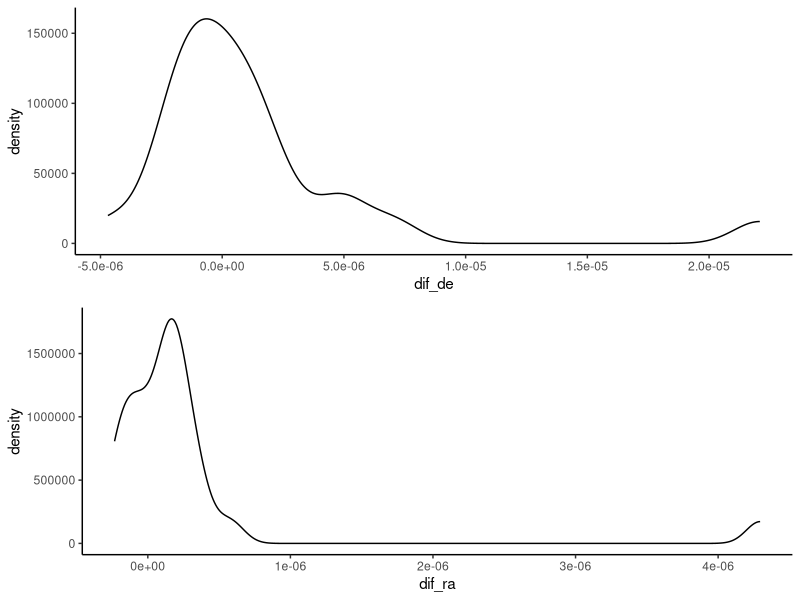
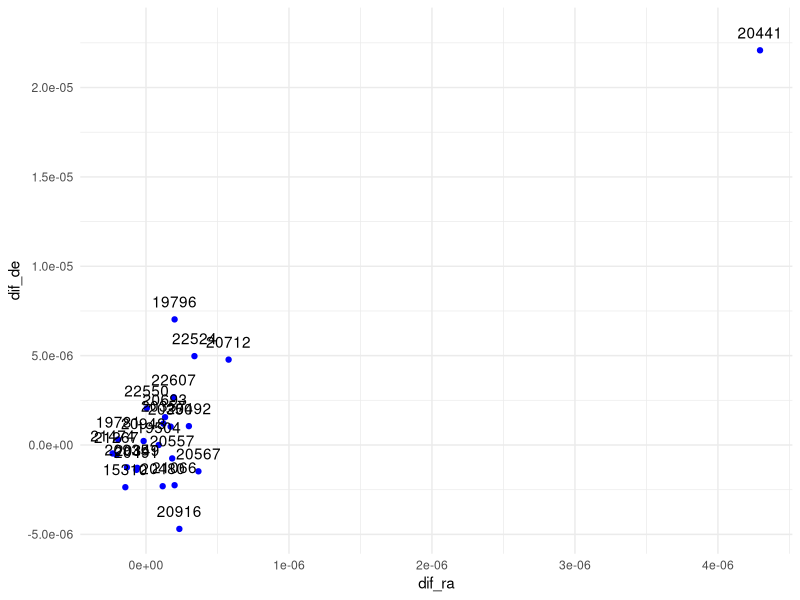
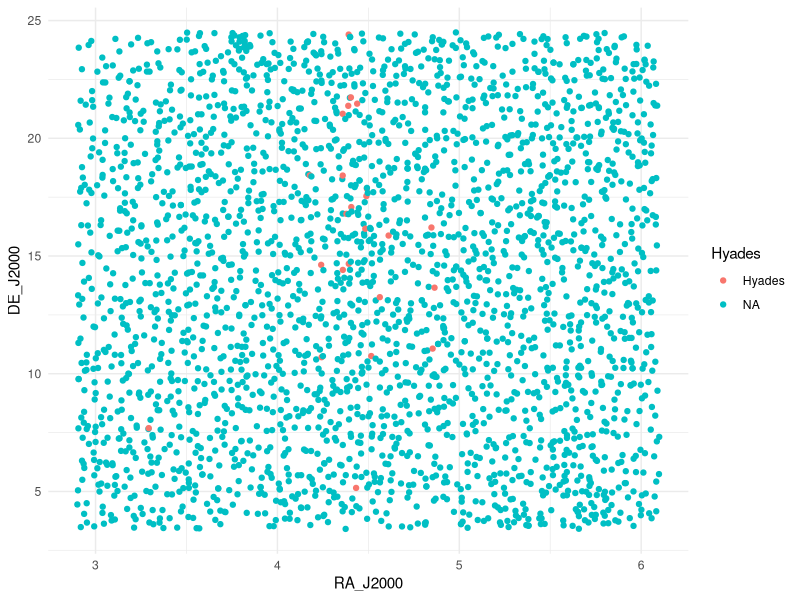
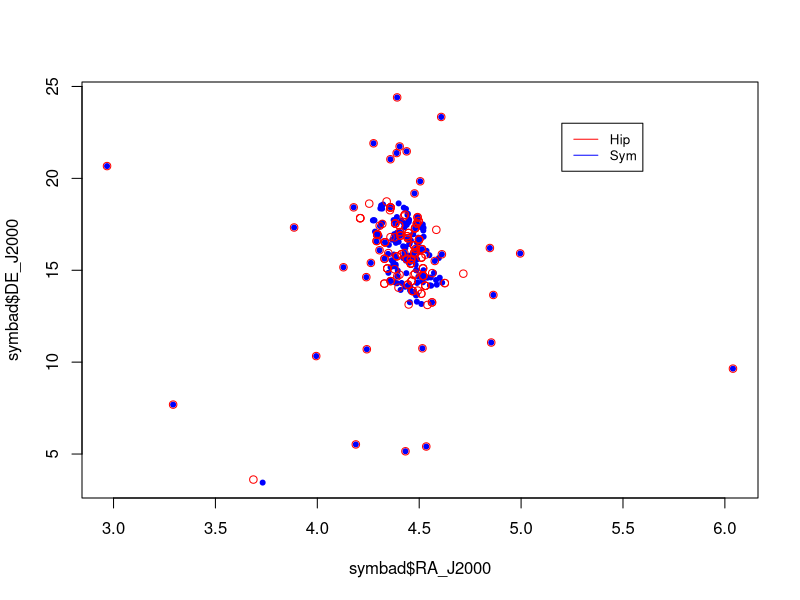
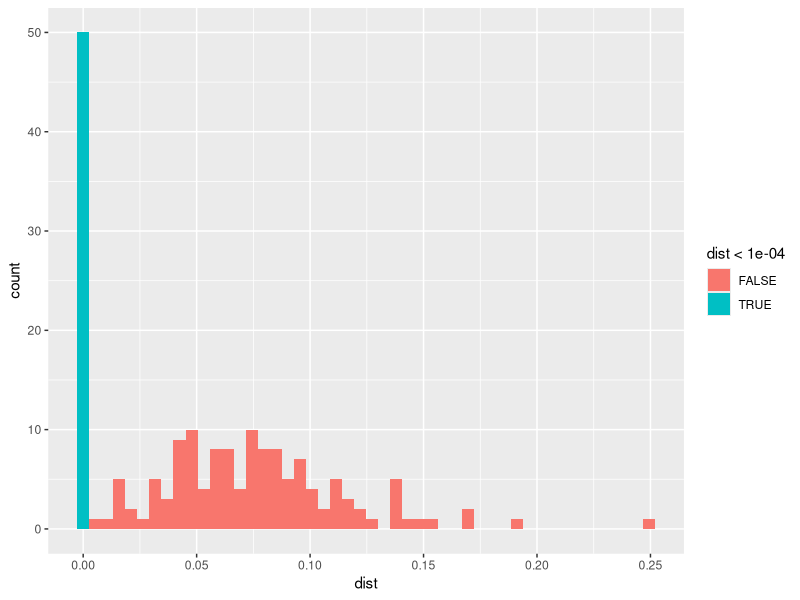

Write R code to recreate these figures, in order.
## ---- chunk 1
rm(list=ls())

library(tidyverse)
library(ggplot2)
library(tidyr)
library(dplyr)
library(purrr)
library(readxl)
library(ggpubr)
library(magrittr)
## ---- chunk 2
# Busqueda de estrellas idénticas en diferentes catalogos

# Carga de archivos en R
#
# Carga del catalogo Hipparcos
hip <- read_excel("..//00.Datos_y_TP//hyades_source.xlsx", sheet = 2)

#Carga del Catalogo Symbad
symbad <- read_excel("..//00.Datos_y_TP//hyades_source.xlsx", sheet = 1)

#Carga del Catalogo Tycho
tycho <- read_excel("..//00.Datos_y_TP//hyades_source.xlsx", sheet = 3)

# Los estrellas en el siguiente archivo son las unicas estrellas que sabemos que son 
# Hyades y ademas conocemos su ID en Hipparcos
idcruz <- read_excel("..//00.Datos_y_TP//id_cruzada_Symbad_Hipparcos.xlsx", col_names = c("HD","HIP"))

## ---- chunk 3
# Los identificadores tienen un espacio en blanco al final
symbad$identifier <- sub("\\W$", "", symbad$identifier)

# Agregamos una variable al dataframe Symbad indicando cuales 
# de las Hyades tienen ID en Hipparcos
symbad$idHip <- symbad$identifier %in% idcruz$HD


## ---- chunk 4
idcruz <- idcruz %>%
  mutate(HIP_2 = sub("HIP ","", HIP))
  

hip_hyades <- hip %>%
  mutate(HIP = as.character(HIP)) %>%
  inner_join(., idcruz, by = c("HIP" = "HIP_2")) %>%
  inner_join(., symbad, by = c("HD" = "identifier")) %>%
  mutate(dif_ra = RA_J2000.x - RA_J2000.y) %>%
  mutate(dif_de = DE_J2000.x - DE_J2000.y)

hip_hyades
## ---- chunk 5

p1 <- ggplot(hip_hyades,aes(x=dif_de)) +
  geom_density() +
  theme_classic()

p2 <- ggplot(hip_hyades,aes(x=dif_ra)) +
  geom_density() +
  theme_classic()

ggarrange(p1, p2, nrow = 2, ncol = 1)

## ---- chunk 6

ggplot(hip_hyades,aes(y=dif_de, x = dif_ra)) +
  geom_point(colour = "blue") +
  geom_text(aes(label=HIP), nudge_y = 0.000001) +
  theme_minimal()

## ---- chunk 7


hip_hyades %>% filter(., HIP == "22524" | HIP == "19796" | HIP == "20441" | HIP == "20916") %>% select(., HIP, RA_J2000.x, RA_J2000.y, dif_ra, DE_J2000.x, DE_J2000.y, dif_de)


## ---- chunk 8
hip <- hip %>% 
  mutate(HIP = as.character(HIP)) %>%
  left_join(., hip_hyades[,c(1,9)], by = "HIP") %>% 
  mutate(Hyades = if_else(is.na(HD) == T, "NA", "Hyades"))
    

ggplot(hip,aes(y=DE_J2000, x = RA_J2000, color = Hyades)) +
  geom_point() +
  #geom_text(aes(label=HIP), nudge_y = 0.000001) +
  theme_minimal()


## ---- chunk 9

nint <- 50
ra.min <- min(hip$RA_J2000)
ra.max <- max(hip$RA_J2000)
de.min <- min(hip$DE_J2000)
de.max <- max(hip$DE_J2000)
ra.dif <- ra.max - ra.min
de.dif <- de.max - de.min
ra.sp <- ra.dif/(nint-1)
de.sp <- de.dif/(nint-1)
## ---- chunk 10

vecx <- c(-1,0,1)
vecy <- c(-1,0,1)
ind.estrella <- data.frame(matrix(nrow=nrow(hip), ncol=2))
names(ind.estrella) <- c("rec","dec")
ind.estrella$rec <- floor((hip$RA_J2000 - ra.min)/ra.sp) + 1 
ind.estrella$dec <- floor((hip$DE_J2000 - de.min)/de.sp) + 1 
## ---- chunk 11
symbad$rac <- floor((symbad$RA_J2000 - ra.min)/ra.sp) + 1 
symbad$dec <- floor((symbad$DE_J2000 - de.min)/de.sp) + 1 
## ---- chunk 12


obtener.vecinas <- function(consulta){
# Esta funcion busca las estrellas mas proximas a una estrella del 
# listado Symbad  
  # primero busca cuales son las celdas a consultar
  exstar <- consulta$rac
  eystar <- consulta$dec
  exstar.vec <- (exstar + vecx) [exstar + vecx > 0]
  eystar.vec <- (eystar + vecy) [eystar + vecy > 0]
  star.vec <- expand.grid(rec=exstar.vec, dec=eystar.vec)
  # luego se extrae un dataframe con las estrellas que estan en la zona de consulta
  vecinas <- hip[ind.estrella$rec == star.vec$rec[1] & ind.estrella$dec == star.vec$dec[1],]
  for(j in 2:nrow(star.vec)) {
    vecinas <- rbind(vecinas, hip[ind.estrella$rec == star.vec$rec[j] & ind.estrella$dec == star.vec$dec[j],] )  
  }
  return(vecinas)
  # retorna el dataframe
}

mas.cercana <- function(consulta, vecinas){
# Esta funcion a partir de la conuslta Symbad y del listado de vecinas
# busca la mas cercana  
  mindist <- sqrt(sum((consulta[c(6,8)] - vecinas[1,c(2,3)])^2))
  masvecina <- vecinas[1,]
  for(i in 2:nrow(vecinas)){
    nvd = sqrt(sum((consulta[c(6,8)] - vecinas[i,c(2,3)])^2))
    if(nvd < mindist) {
      mindist = nvd
      masvecina <- vecinas[i,]
    }
  }
  # la funcion retorna la distancia y los datos de la estrella mas cercana
  # una mejora de esta funcion seria generar una alarma si dos estrellas estan igual de
  # cerca a la consulta
  return(list(mas.vecina=masvecina, dist.min=mindist))
}
## ---- chunk 13

symbad.dists <- array()
symbad.mas.vecina <- data.frame("HIP"=NA, "RA_J2000"=NA, "DE_J2000"=NA, "Plx"=NA, 
                                "pmRA"=NA, "pmDE"=NA, "Vmag"=NA, "B_V"=NA)
## ---- chunk 14
for(j in 1:nrow(symbad)){
  vecinas <- obtener.vecinas(symbad[j,])
  posibles.iguales <- mas.cercana(symbad[j,], vecinas )
  symbad.dists[j] <- posibles.iguales$dist.min
  symbad.mas.vecina[j,] <- posibles.iguales$mas.vecina
}
## ---- chunk 15

symbad.dists

## ---- chunk 16
symbad.mas.vecina

## ---- chunk 17

plot(symbad$RA_J2000, symbad$DE_J2000, pch=20, col="blue")
points(symbad.mas.vecina$RA_J2000, symbad.mas.vecina$DE_J2000, pch=21, col="red")
legend(5.2, 23, legend=c("Hip", "Sym"),col=c("red", "blue"), lty=1, cex=0.8)
## ---- chunk 18

symbad.aumentado <- data.frame(symbad, dist=symbad.dists, cercanaHip=symbad.mas.vecina$HIP )
## ---- chunk 19

symbad.aumentado$idcruzHip <- NA
for(i in 1:nrow(symbad.aumentado)){
  if(symbad.aumentado$identifier[i] %in% idcruz$HD) {
    symbad.aumentado$idcruzHip[i] <- idcruz$HIP[idcruz$HD==symbad.aumentado$identifier[i]]
  }
}
symbad.aumentado$idcruzHip <- as.numeric(sub("HIP ", "", symbad.aumentado$idcruzHip))
## ---- chunk 20

symbad.aumentado2 <- symbad.aumentado %>% left_join(., hip[,c(1,2,3)], by = c("cercanaHip" = "HIP")) %>% mutate(dif_ra = RA_J2000.x - RA_J2000.y) %>% mutate(dif_de = DE_J2000.x - DE_J2000.y)

## ---- chunk 21
ggplot(symbad.aumentado2, aes(x = dist, fill = dist<0.0001)) +
  geom_histogram(bins = 48)
## ---- chunk 22
symbad.aumentado2 %>%
  select(.,identifier , cercanaHip, idcruzHip, dist, dif_ra, dif_de) %>%
  group_by(cercanaHip) %>%
  filter(dist < 0.001)

